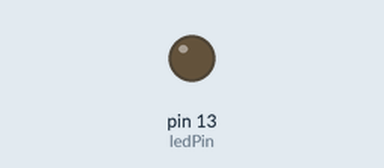
Simulated run of this sketch. Board: Arduino Uno, built with avr-gcc and run on an emulated ATmega328P. Shown: output pins drawn as LEDs (lit = HIGH). The audio player accepts every command and is not drawn.

Above: at 2.1 s.
At 6.0 s:
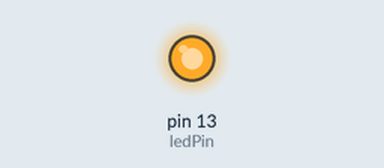
Timing chart, 0 to 10.7 s (numbered marks = the images above):
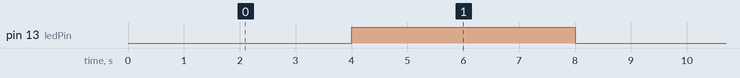

The sketch:

DFPlayer2.ino
```cpp
/* BlinkMillis
Светодиодный маячек без остановки выполнения кода
by LeoRodX, 2024
*/

#include <SoftwareSerial.h>
#include <DFPlayer_Mini_Mp3.h>

const int ledPin =  13;    // укажем номер пина встроенного светодиода
int ledState = LOW;    // состояние порта светодиода
long previousMillis = 0;    // значение последнего включения светодиода
long interval = 4000;    // интервал включение светодиода
int score = 0;    // счет включений светодиода

void setup() {
  pinMode(ledPin, OUTPUT);    // укажем режим работы порта светодиода
  Serial.begin(9600);
  mp3_set_serial (Serial);    //set Serial for DFPlayer-mini mp3 module
  delay (100);
  mp3_stop ();
  delay (100);
  mp3_set_volume (20);
  delay (100);
}

void loop()
{
  unsigned long currentMillis = millis();    // сохраним текущее значение времени
  if(currentMillis - previousMillis > interval) {    // если прошедшее время больше интервала
    previousMillis = currentMillis;    // обновим время осчета интервала
    if (ledState == LOW){    // определим состояния светодиода
      ledState = HIGH;
      score++;
      if (score == 1) {
        mp3_play (1);
      }
      if (score == 3) {
        mp3_play (2);
      }
      if (score == 5) {
        mp3_stop ();
        score = 0;
      }
    }else{
      ledState = LOW;
    }
    //Serial.println(score);
    digitalWrite(ledPin, ledState);    // применим изменение состояния светодиода
  }
}
```

Measured:
- by itself, pin 13 (ledPin): alternates HIGH for 4.0 s and LOW for 4.0 s
